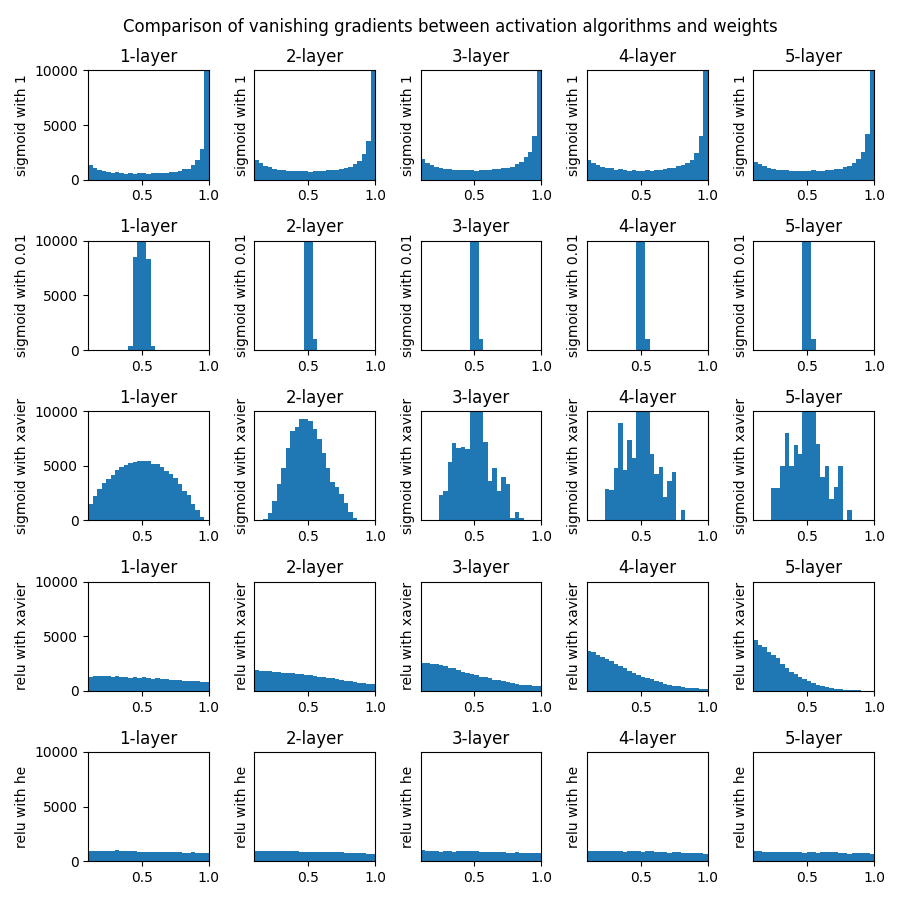

The script that saved this image:
###########################################################################################
#
# ML_NeuralNetwork_VanishingGradients.py
#
# Comparison of vanishing gradients between
# activation algorithms (below) and weights in perceptron of Neural network
# - sigmoid function
# - tanh function
# - relu function : ReLU (Rectified Linear Unit) Function
#
# Created by Jonggil Nam
# LinkedIn: https://www.linkedin.com/in/jonggil-nam-6099a162/
# Github: https://github.com/woodstone10
# e-mail: [email redacted]
# phone: +82-10-8709-6299
###########################################################################################

import numpy as np
import matplotlib.pyplot as plt

# Activation algorithms in perceptron of Neural network
def sigmoid(x):
    return 1 / (1 + np.exp(-x))

def tanh(x):
    return np.tanh(x)

def ReLU(x):
    return np.maximum(0, x)

# Data
input_data = np.random.randn(1000, 100)  # input data, num of size 1000
node_num = 100  # num of node (Neuran) on each hidden layer
hidden_layer_size = 5  # num of hidden layer
hidden_output = {}  # save of activation function result
gaussian = np.random.randn(node_num, node_num)

def ShowVanishingGradients(algo, pos): # algorithm, position of picture
    for i, a in hidden_output.items():
        plt.subplot(5, len(hidden_output), pos+i+1)
        plt.title(str(i+1) + "-layer")
        if i != 0:
            plt.yticks([], [])
        plt.xlim(0.1, 1)
        plt.ylim(0, 10000)
        plt.ylabel(algo)
        plt.hist(a.flatten(), 30, range=(0, 1))

# Comparison of vanishing gradients between activation algorithms and weights
def ActivationNeuralNetwork(algo, stdDev):
    x = input_data
    for i in range(hidden_layer_size):
        if i != 0:
            x = hidden_output[i-1]
        w = gaussian * stdDev
        ws = np.dot(x, w)
        if algo == 'sigmoid':
            hData = sigmoid(ws)
        if algo == 'tanh':
            hData = tanh(ws)
        if algo == 'relu':
            hData = ReLU(ws)
        hidden_output[i] = hData

plt.figure(figsize=(9,9))
# sigmoid with standard deviation 1
ActivationNeuralNetwork('sigmoid', 1)
ShowVanishingGradients('sigmoid with 1', hidden_layer_size*0)
# sigmoid with standard deviation 0.01
ActivationNeuralNetwork('sigmoid', 0.01)
ShowVanishingGradients('sigmoid with 0.01', hidden_layer_size*1)
xavier = np.sqrt(1.0 / node_num)
# sigmoid with xavier
ActivationNeuralNetwork('sigmoid', xavier)
ShowVanishingGradients('sigmoid with xavier', hidden_layer_size*2)
# relu with xavier
ActivationNeuralNetwork('relu', xavier)
ShowVanishingGradients('relu with xavier', hidden_layer_size*3)
# relu with he
he = np.sqrt(2.0 / node_num)
ActivationNeuralNetwork('relu', he)
ShowVanishingGradients('relu with he', hidden_layer_size*4)
plt.suptitle('Comparison of vanishing gradients between activation algorithms and weights')
plt.tight_layout()
plt.savefig('ML_NeuralNetwork_VanishingGradients.png')
plt.show()
